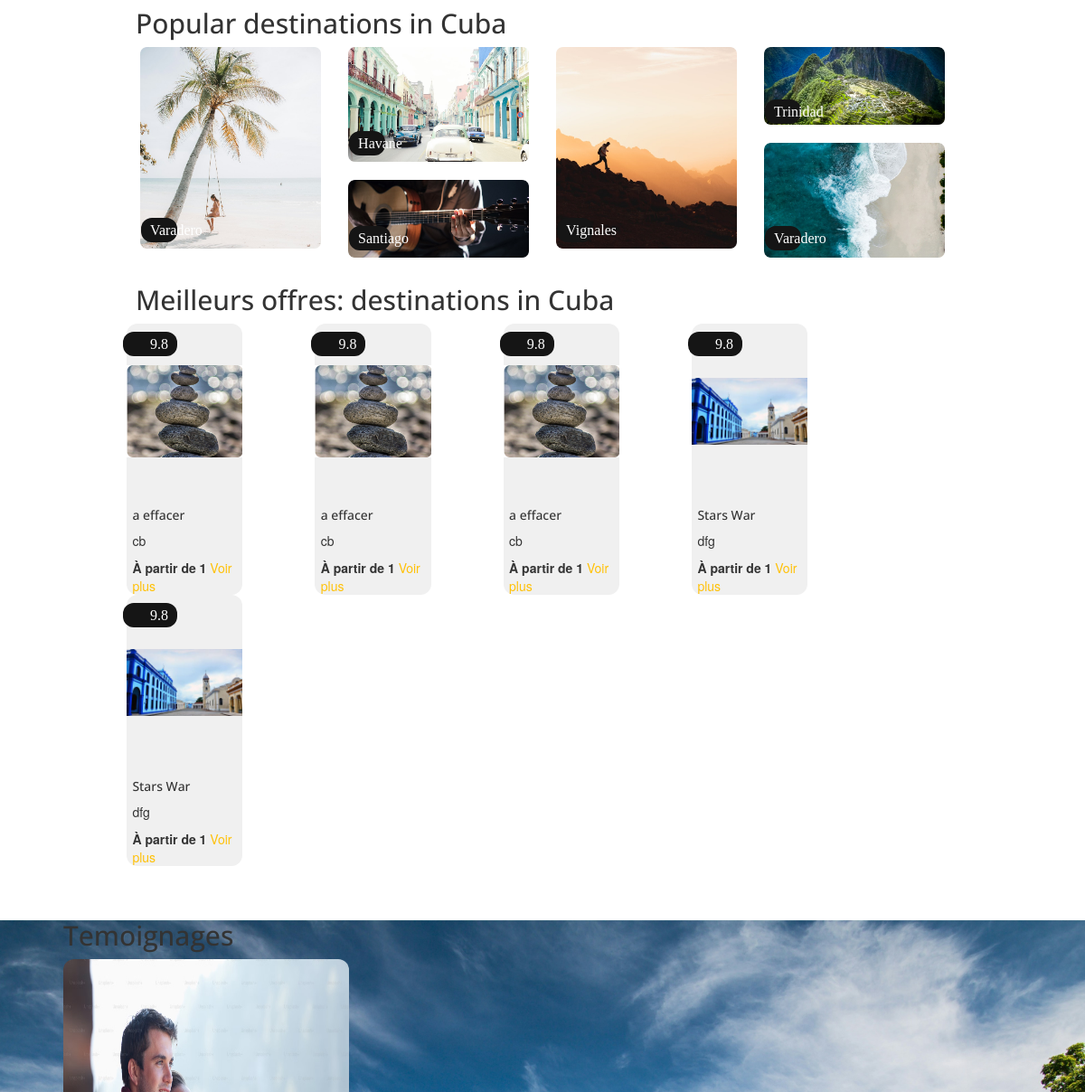
/ (middle part), run on an earlier commit of the app's database.
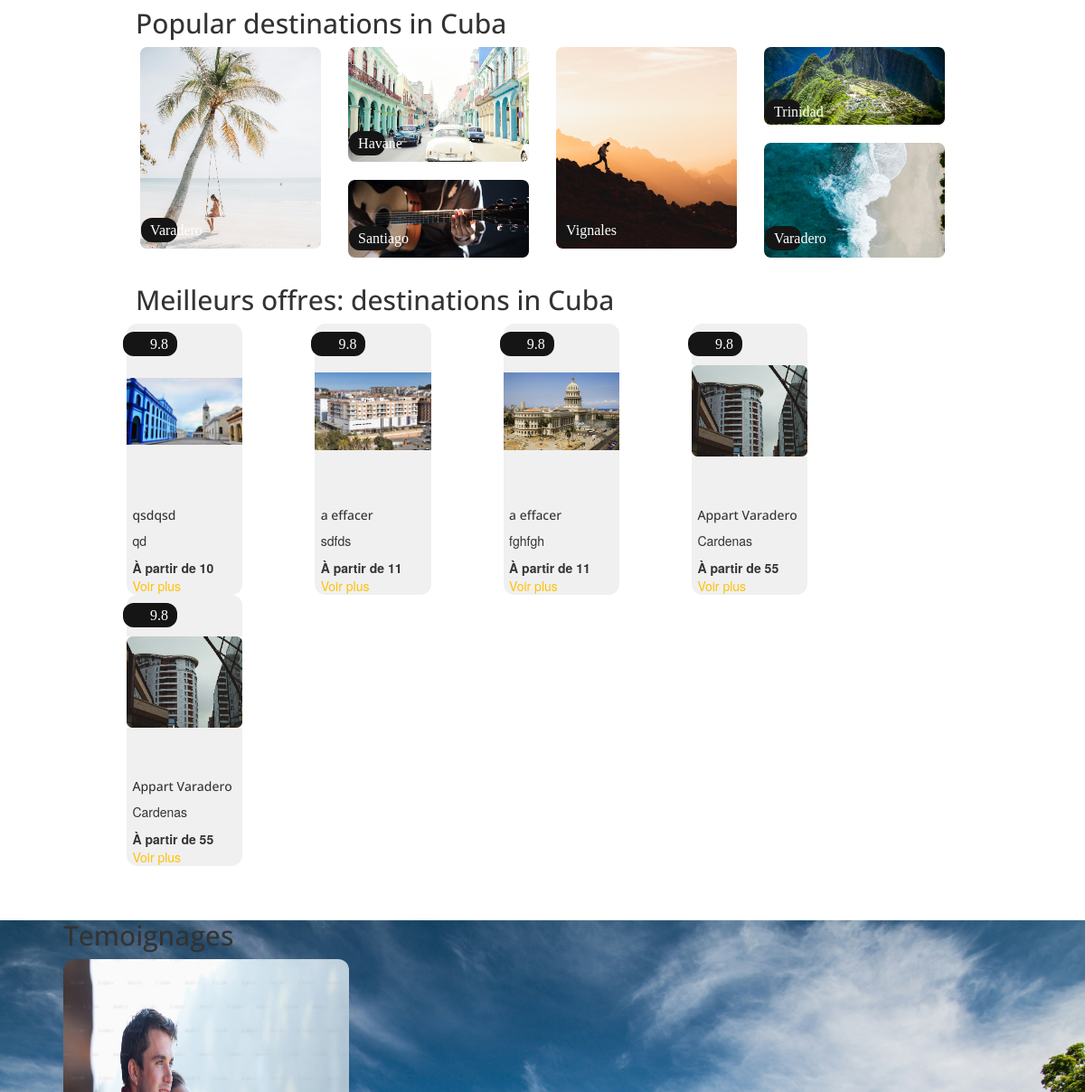
And on a later commit of the database.
### tables this page shows
CREATE TABLE `advert` (
  `id_advert` int NOT NULL,
  `photo` varchar(255) DEFAULT NULL,
  `title` varchar(100) NOT NULL,
  `description` text NOT NULL,
  `postal_code` varchar(50) NOT NULL,
  `city` varchar(50) NOT NULL,
  `type` enum('achat','location') NOT NULL,
  `price` float NOT NULL,
  `reservation_message` text,
  `is_reserved` tinyint(1) DEFAULT '0',
  `id_advert_image` int DEFAULT NULL
);

### inc/funtions.inc.php (called while the page is built, shortened)
<?php
function connexionBdd()
{
    $dsn = "mysql:host=" . DBHOST . ";dbname=" . DBNAME . ";charset=utf8";
    try {
        $pdo = new PDO($dsn, DBUSER, DBPASS);
        $pdo->setAttribute(PDO::ATTR_ERRMODE, PDO::ERRMODE_EXCEPTION);
        $pdo->setAttribute(PDO::ATTR_DEFAULT_FETCH_MODE, PDO::FETCH_ASSOC);
    } catch (PDOException $e) {
        die($e->getMessage());
    }
    return $pdo;
}
function dernieresAnnonces(): array
{
    $pdo = connexionBdd();
    $sql = "SELECT * FROM advert ORDER BY price ASC
    LIMIT 5";
    $request = $pdo->query($sql);
    $result = $request->fetchAll();
    return $result;
}

### index.php (the view, shortened to what this page needs)
<?php
require_once "inc/header.inc.php";
$annonces = dernieresAnnonces();
?>
<main class="top-space ">
	<div class="margin-content ">
		<section class="margin-content">
			<div class="  ">
				<h2 class="" style="margin-left: 10px;">Popular destinations in Cuba</h2>
				<div class="row no-margin gutters">
					<div class="col-lg-3 col-md-6   ">
						<img src="assets/img/femmeBalance.png" class="img-fluid" alt="Rue de l'Havane vieille avec des anciennes voitures qui roulent.">
						<div class="card-img-overlay text-left" style="position: absolute; top: 85%; left: 7%; width: 70%;">
							<button type="button" class="button" style="padding: 0.5rem 1rem;">Varadero</button>
						</div>
					</div>
					<div class="col-lg-3 col-md-6   ">
						<img src="assets/img/havane.png" class="img-fluid" alt="Homme qui joue de la guitare" style="margin-bottom: 20px;">
						<div class="card-img-overlay text-left" style="position: absolute; top: 40%; left: 7%; width: 70%;">
							<button type="button" class="button" style="padding: 0.5rem 1rem;">Havane</button>
						</div>
						<img src="assets/img/santiago.jpeg" class="img-fluid" alt="Rue de la vieille Havane avec des voitures anciennes qui roulent">
						<div class="card-img-overlay text-left" style="position: absolute; top: 85%; left: 7%; width: 80%;">
							<button type="button" class="button" style="padding: 0.5rem 1rem;">Santiago</button>
						</div>
					</div>
					<div class="col-lg-3 col-md-6   ">
						<img src="assets/img/vinallesLink.jpeg" class="img-fluid" alt="Homme qui fait de la marche en montagne avec un beau paysage derrière">
						<div class="card-img-overlay text-left" style="position: absolute; top: 85%; left: 7%; width: 70%;">
							<button type="button" class="button" style="padding: 0.5rem 1rem;">Vignales</button>
						</div>
					</div>
					<div class="col-lg-3 col-md-6 ">
						<img src="assets/img/trinidadLink.jpeg" class="img-fluid" alt="Beau paysage montagneux à Trinidad" style="margin-bottom: 20px;">
						<div class="card-img-overlay text-left" style="position: absolute; top: 25%; left: 7%; width: 70%;">
							<button type="button" class="button" style="padding: 0.5rem 1rem;">Trinidad</button>
						</div>
						<img src="assets/img/cienfuegosLink.jpeg" class="img-fluid" alt="Image aérienne de la plage à Cienfuegos">
						<div class="card-img-overlay text-left" style="position: absolute; top: 85%; left: 7%; width: 70%;">
							<button type="button" class="button" style="padding: 0.5rem 1rem;">Varadero</button>
						</div>
					</div>
				</div>
			</div>
		</section>
		<section class="margin-content">
			<h2 class="" style="margin-left: 10px;">Meilleurs offres: destinations in Cuba</h2>
			<div class="row d-flex justify-content-around flex-wrap">
				<?php
				foreach ($annonces as $annonce) {
				?>
					<div class="col-lg-2 col-md-4 col-sm-6 " style="margin-right: 50px;">
						<div class="card3 " style="width: 100%; max-width: 350px;">
							<img src="<?= RACINE_SITE . "assets/img/" . $annonce['photo'] ?>" class="card-img-top" alt="<?= $annonce['description'] ?>">
							<div class="card-img-overlay" style="position: absolute; top: 3%; left: 7%; width: 33%;">
								<button type="button" class="button" style="padding: 0.5rem 3rem;">9.8</button>
							</div>
							<div class="card-body">
								<h5 class="card-title"><?= $annonce['title'] ?></h5>
								<p class="card-text"><?= $annonce['city'] ?></p>
								<b>À partir de <?= $annonce['price'] ?></b>
								<a href="<?= RACINE_SITE ?>showAnnonce.php?annonce=<?= $annonce['id_advert'] ?>" class=" hoverCart">Voir plus</a>
							</div>
						</div>
					</div>
				<?php
				}
				?>
			</div>
		</section>
	</div>
	<div class="back  top-space">
		<div class="margin-content">
			<section>
				<h2 class="">Temoignages</h2>
				<div>
					<div class="card text-bg-dark">
						<img src="assets/img/couple.avif" class="card-img" alt="...">
					</div>
				</div>
			</section>
		</div>
	</div>
</main>
</body>
<?php
require_once "inc/footer.inc.php";
?>
</html>

What changed in the data, as far as the page shows it:
removed advert: photo (picture), title "a effacer", city "cb", price "1"
removed advert: photo (picture), title "a effacer", city "cb", price "1"
removed advert: photo (picture), title "a effacer", city "cb", price "1"
removed advert: photo (picture), title "Stars War", city "dfg", price "1"
removed advert: photo (picture), title "Stars War", city "dfg", price "1"
now on this page (row unchanged): advert: photo (picture), title "qsdqsd", city "qd", price "10"
now on this page (row edited): advert: photo (picture), title "a effacer", city "sdfds", price "11"
now on this page (row unchanged): advert: photo (picture), title "a effacer", city "fghfgh", price "11"
now on this page (row unchanged): advert: photo (picture), title "Appart Varadero", city "Cardenas", price "55"
now on this page (row unchanged): advert: photo (picture), title "Appart Varadero", city "Cardenas", price "55"
